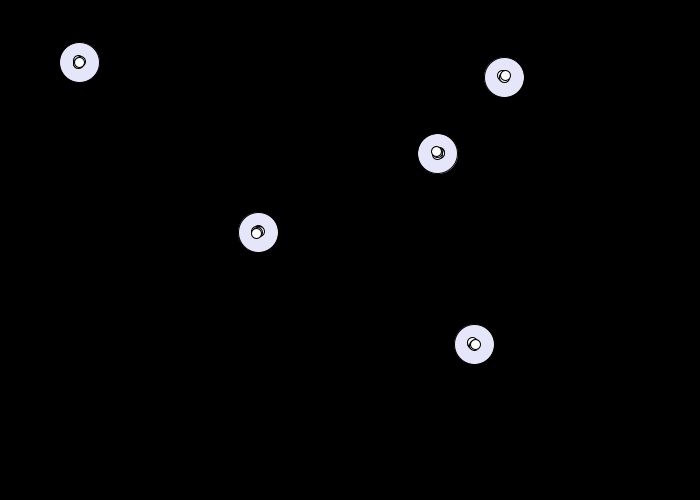
Frame 1 (no input)
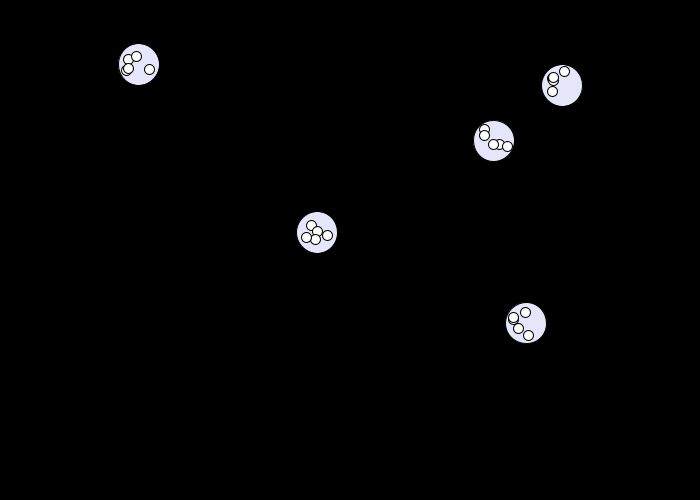
Frame 60 (the mouse pressed at the canvas centre just before this capture)
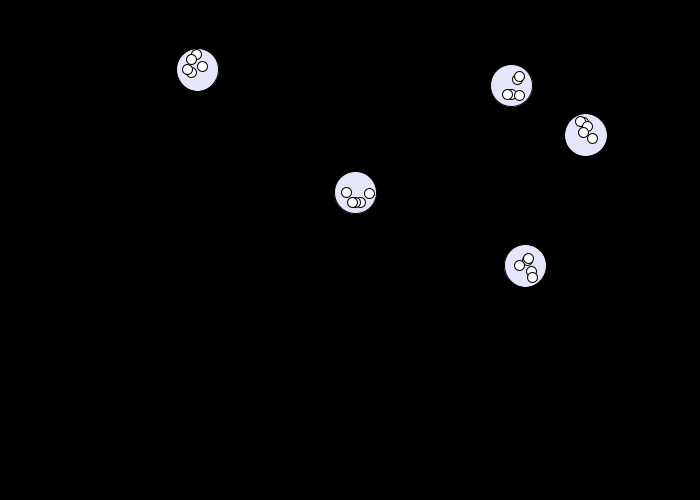
Frame 120 (the mouse held since frame 60 and released just before this capture)

The Processing sketch that drew these frames (run headless with seeded random() and noise(); from frame 60 on, the mouse is pressed at the canvas centre):

// Processing sketch: Cells
// ── Cells.pde
ArrayList<Cell> cells = new ArrayList<Cell>();

void setup() {
  size(700,500);
  surface.setResizable(true);
  frameRate(100);
  
  for (int i = 0; i < 5; i++)
    cells.add(new Cell(random(50,width-50),random(50,height-50),20));
}

void draw() {
  background(0);
  
  for (int i = cells.size()-1; i >= 0; i--) {
    for (Cell d: cells) {
      if (d != cells.get(i)) {
        cells.get(i).hit(d);
      }
    }
    cells.get(i).display();
    
    if (cells.get(i).r >= 40 && random(1) < 0.1) {
      cells.add(new Cell(cells.get(i).pos.x,cells.get(i).pos.y,20));
      cells.add(new Cell(cells.get(i).pos.x+40,cells.get(i).pos.y,20));
      cells.remove(cells.get(i));
    }
  }
}

// ── Cell.pde
class Cell {
  PVector pos;
  PVector vel;
  
  ArrayList<DNA> dna = new ArrayList<DNA>();
  
  float r;
  float heading;
  
  Cell(float x, float y, float r) {
    pos = new PVector(x,y);
    this.r = r;
    heading = 0;
    
    vel = new PVector(1,0);
    
    for (int i = 0; i < 5; i++)
      dna.add(new DNA(this, 5));
  }
  
  void display() {
    fill(230,230,250);
    circle(pos.x,pos.y,r*2);
    
    r += 0.01;
    
    // Wall collisions
    if (pos.x+r > width) {
      pos.x = width-r;
      vel.x *= -1;
    }
    if (pos.x-r < 0) {
      pos.x = 0+r;
      vel.x *= -1;
    }
    if (pos.y+r > height) {
      pos.y = height-r;
      vel.y *= -1;
    }
    if (pos.y-r < 0) {
      pos.y = 0+r;
      vel.y *= -1;
    }
    PVector forward = pos.copy().add(vel.copy().setMag(1000));
    
    if (random(1) < .5)
      heading += PI/30;
    else 
      heading += -PI/30;
    
    PVector dot = forward.copy();
    dot.x += 25*cos(heading+vel.heading());
    dot.y += 25*sin(heading+vel.heading());
    
    PVector newVel = PVector.sub(dot,pos).limit(1);
    
    vel = newVel.copy();
    
    pos.add(vel);
    
    for (DNA d: dna) {
      d.display();
    }
  }
  
  void hit(Cell c) {
    if (dist(pos.x,pos.y,c.pos.x,c.pos.y) < r+c.r) {
      PVector temp = c.vel.copy();
      c.vel = vel.copy();
      vel = temp.copy();
      r -= 0.02;
    }
  }
}

// ── DNA.pde
class DNA {
  PVector pos;
  PVector vel;
  
  Cell parent;
  
  float r;
  
  DNA(Cell parent, float r) {
    pos = new PVector(parent.pos.x,parent.pos.y);
    vel = new PVector(random(-2,2),random(-2,2));
    
    this.parent = parent;
    
    this.r = r;
  }
  
  void display() {
    if (dist(parent.pos.x,parent.pos.y,pos.x,pos.y) > parent.r-r) {
      vel = PVector.sub(parent.pos,pos).limit(parent.vel.mag()*1.5);
    }
    
    pos.add(vel);
    
    fill(255);
    circle(pos.x,pos.y,r*2);
  }
}
